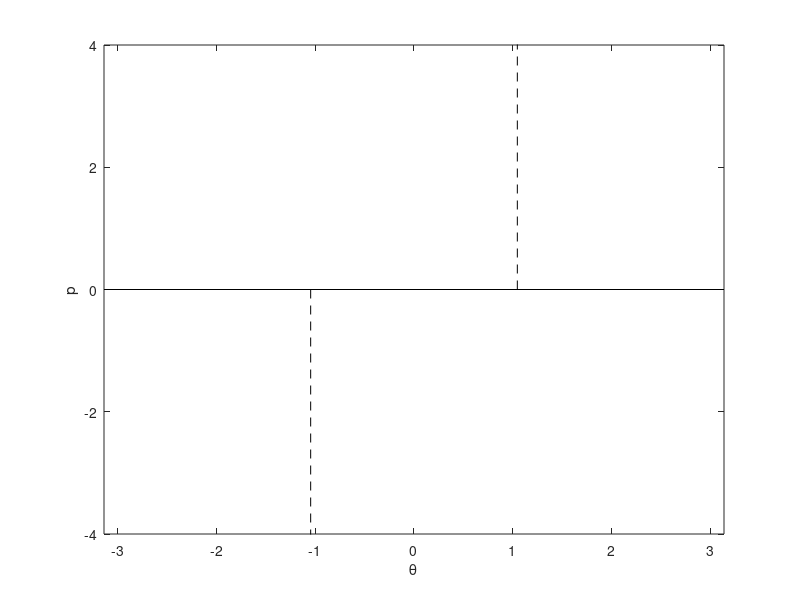

The MATLAB script that drew this image: (Note: this script raises an error after producing the figure.)
%% visualizing the basin of attraction for a typical limit cycle
clc,clear,clf

kick_angle = pi/3;
kick_strength = 1;
wn = 1;

omega_crit = sqrt(2+2*cos(kick_angle))*wn;
p1 = 0.7;



w00 = p1*wn;    % momentum of the limit cycle at the kick
theta0 = kick_angle;

%k = sqrt((.25/(wn^2))*w00^2 + sin(theta0/2)^2); % modulus

% cmp = colormap(parula(128));

% state space and kick surfaces
% figure
PB = [0 .4470 .7410];
hold on 
box on
axis([-pi pi -4 4])
plot([-kick_angle -kick_angle],[0 -5],'--k')
plot([kick_angle kick_angle],[0 5],'--k')
plot([-pi pi],[0 0],'k')
xlabel('\theta'),ylabel('p')


% Draw homoclinic orbit part
w0 =omega_crit;
[ theta2,omega2,~] = EllipticSolutions( wn,theta0,w0 );
plot(theta2,omega2,'k:')
w0 = omega_crit;
[ theta2,omega2,~] = EllipticSolutions( wn,-theta0,w0 );
plot(theta2,omega2,'k:')


k = sqrt((  .25/(wn^2))*w0^2 + sin(theta0/2)^2);



[ theta,omega,t ] = EllipticSolutions( 1, -pi/3, 1 );
omega(theta>=pi/3) = NaN; 
omega(theta<=-pi/3) = NaN;
[ theta2,omega2,t ] = EllipticSolutions( 1, -pi/3, 0 );
%plot(theta,omega,'k','LineWidth',1.5)
plot(theta2,omega2,'k','LineWidth',1.5)
text(-0.8,-0.25,'unperturbed region','Fontsize',12)
text(1,-2.5,'kicked region','Fontsize',12)



[ theta,omega,t ] = EllipticSolutions( 1, -pi/3, 1 );
omega(theta>=pi/3) = NaN; 
omega(theta<=-pi/3) = NaN;
[ theta2,omega2,t ] = EllipticSolutions( 1, -pi/3, 0 );
plot([-kick_angle, -kick_angle], [-1, 1], 'k:','LineWidth',1.5)
plot([kick_angle, kick_angle], [-1, 1], 'k:','LineWidth',1.5)
plot(theta,omega,'k:','LineWidth',1.5)
plot(theta2,omega2,'k:','LineWidth',1.5)
text(-0.4,-1.2,'attracting set')


%% Simulate typical trajectory


g = 10;
l = 10;


mu1 = 1;
mu2 = sqrt(g/l);

% Case 1: viscous damping
f = @(y,k)([ mu1*y(2) ;
              - (mu2^2/mu1) * sin(y(1)) - k*y(2) ]);
          
k = 0.06;



h = 0.01;
time = 0:h:50;


y = [2.5; -.9];


plot(y(1),y(2),'b.','MarkerSize',15)

y_store = zeros(2,length(time));

for s = 1:9
   s 
   y
    for l=1:length(time)
        
        % integrate
        y_old = y;
        y_store(:,l) = y;
        y = y + h*f(y,k); 
        % correction
        y = mod(y+pi,2*pi)-pi;

        % guard condition
        if y_old(1) > -kick_angle &  y(1) < -kick_angle
            type = 1; 
            break;
        elseif y_old(1) < kick_angle &  y(1) > kick_angle
            type = 2; 
            break;
        end
        
     
    end
    

    % reset
    if type == 1

        y(1) = -kick_angle;  
        y(2) = y(2)+1;
        
    elseif type == 2

        y(1) = kick_angle;
        y(2) = y(2)-1;
        
    end
  

    plot(y_store(1,1:l),y_store(2,1:l),'b')
    
    
end

